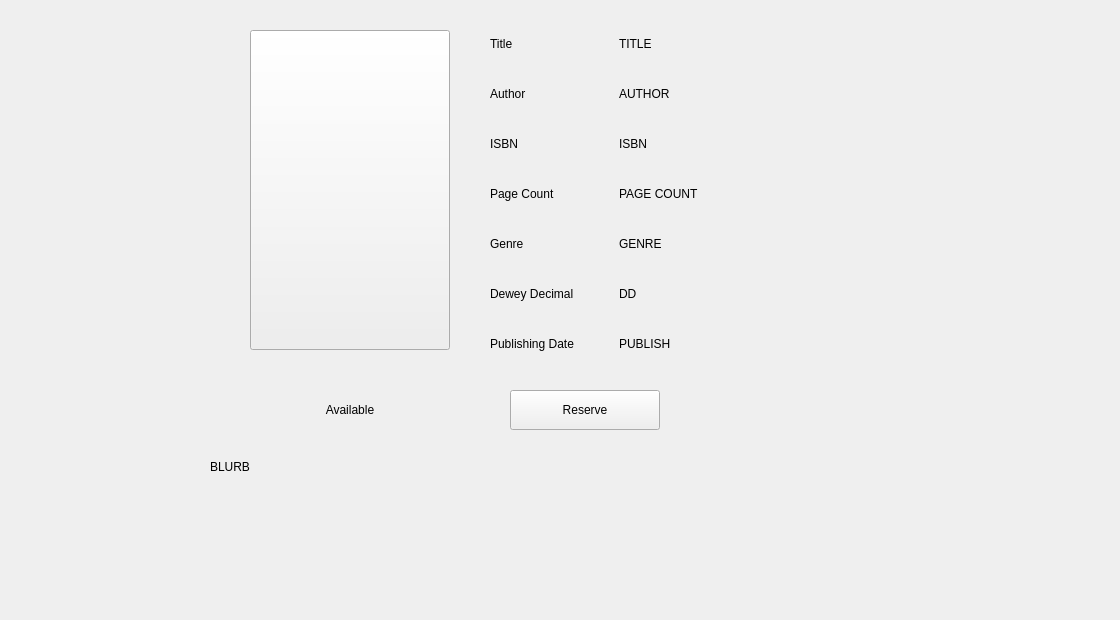
<?xml version="1.0" encoding="UTF-8"?>
<ui version="4.0">
 <class>ViewBook</class>
 <widget class="QWidget" name="ViewBook">
  <property name="geometry">
   <rect>
    <x>0</x>
    <y>0</y>
    <width>1120</width>
    <height>620</height>
   </rect>
  </property>
  <property name="minimumSize">
   <size>
    <width>780</width>
    <height>620</height>
   </size>
  </property>
  <property name="windowTitle">
   <string>Form</string>
  </property>
  <widget class="QPushButton" name="prebookButton">
   <property name="geometry">
    <rect>
     <x>510</x>
     <y>390</y>
     <width>150</width>
     <height>40</height>
    </rect>
   </property>
   <property name="text">
    <string>Reserve</string>
   </property>
  </widget>
  <widget class="QLabel" name="availableLabel">
   <property name="geometry">
    <rect>
     <x>280</x>
     <y>390</y>
     <width>140</width>
     <height>40</height>
    </rect>
   </property>
   <property name="minimumSize">
    <size>
     <width>140</width>
     <height>40</height>
    </size>
   </property>
   <property name="maximumSize">
    <size>
     <width>140</width>
     <height>40</height>
    </size>
   </property>
   <property name="text">
    <string>Available</string>
   </property>
   <property name="alignment">
    <set>Qt::AlignCenter</set>
   </property>
  </widget>
  <widget class="QLabel" name="blurbLabel">
   <property name="geometry">
    <rect>
     <x>210</x>
     <y>460</y>
     <width>691</width>
     <height>131</height>
    </rect>
   </property>
   <property name="minimumSize">
    <size>
     <width>100</width>
     <height>100</height>
    </size>
   </property>
   <property name="maximumSize">
    <size>
     <width>750</width>
     <height>150</height>
    </size>
   </property>
   <property name="text">
    <string>BLURB</string>
   </property>
   <property name="alignment">
    <set>Qt::AlignLeading|Qt::AlignLeft|Qt::AlignTop</set>
   </property>
  </widget>
  <widget class="QPushButton" name="coverLabel">
   <property name="geometry">
    <rect>
     <x>250</x>
     <y>30</y>
     <width>200</width>
     <height>320</height>
    </rect>
   </property>
   <property name="text">
    <string/>
   </property>
  </widget>
  <widget class="QWidget" name="labels" native="true">
   <property name="geometry">
    <rect>
     <x>490</x>
     <y>20</y>
     <width>131</width>
     <height>351</height>
    </rect>
   </property>
   <layout class="QVBoxLayout" name="labelLayout">
    <property name="leftMargin">
     <number>0</number>
    </property>
    <property name="topMargin">
     <number>0</number>
    </property>
    <property name="rightMargin">
     <number>0</number>
    </property>
    <property name="bottomMargin">
     <number>0</number>
    </property>
    <item>
     <widget class="QLabel" name="titleLabel_2">
      <property name="minimumSize">
       <size>
        <width>100</width>
        <height>40</height>
       </size>
      </property>
      <property name="maximumSize">
       <size>
        <width>500</width>
        <height>40</height>
       </size>
      </property>
      <property name="text">
       <string>Title</string>
      </property>
     </widget>
    </item>
    <item>
     <widget class="QLabel" name="authorLabel_2">
      <property name="minimumSize">
       <size>
        <width>100</width>
        <height>40</height>
       </size>
      </property>
      <property name="maximumSize">
       <size>
        <width>500</width>
        <height>40</height>
       </size>
      </property>
      <property name="text">
       <string>Author</string>
      </property>
     </widget>
    </item>
    <item>
     <widget class="QLabel" name="isbnLabel_2">
      <property name="minimumSize">
       <size>
        <width>100</width>
        <height>40</height>
       </size>
      </property>
      <property name="maximumSize">
       <size>
        <width>500</width>
        <height>40</height>
       </size>
      </property>
      <property name="text">
       <string>ISBN</string>
      </property>
     </widget>
    </item>
    <item>
     <widget class="QLabel" name="pgLabel_2">
      <property name="minimumSize">
       <size>
        <width>100</width>
        <height>40</height>
       </size>
      </property>
      <property name="maximumSize">
       <size>
        <width>500</width>
        <height>40</height>
       </size>
      </property>
      <property name="text">
       <string>Page Count</string>
      </property>
     </widget>
    </item>
    <item>
     <widget class="QLabel" name="genreLabel_2">
      <property name="minimumSize">
       <size>
        <width>100</width>
        <height>40</height>
       </size>
      </property>
      <property name="maximumSize">
       <size>
        <width>500</width>
        <height>40</height>
       </size>
      </property>
      <property name="text">
       <string>Genre</string>
      </property>
     </widget>
    </item>
    <item>
     <widget class="QLabel" name="ddLabel_2">
      <property name="minimumSize">
       <size>
        <width>100</width>
        <height>40</height>
       </size>
      </property>
      <property name="maximumSize">
       <size>
        <width>500</width>
        <height>40</height>
       </size>
      </property>
      <property name="text">
       <string>Dewey Decimal</string>
      </property>
     </widget>
    </item>
    <item>
     <widget class="QLabel" name="publishdateLabel_2">
      <property name="minimumSize">
       <size>
        <width>100</width>
        <height>40</height>
       </size>
      </property>
      <property name="maximumSize">
       <size>
        <width>500</width>
        <height>40</height>
       </size>
      </property>
      <property name="text">
       <string>Publishing Date</string>
      </property>
     </widget>
    </item>
   </layout>
  </widget>
  <widget class="QWidget" name="layoutWidget">
   <property name="geometry">
    <rect>
     <x>619</x>
     <y>20</y>
     <width>431</width>
     <height>351</height>
    </rect>
   </property>
   <layout class="QVBoxLayout" name="dataLayout">
    <item>
     <widget class="QLabel" name="titleLabel">
      <property name="minimumSize">
       <size>
        <width>100</width>
        <height>40</height>
       </size>
      </property>
      <property name="maximumSize">
       <size>
        <width>500</width>
        <height>40</height>
       </size>
      </property>
      <property name="text">
       <string>TITLE</string>
      </property>
     </widget>
    </item>
    <item>
     <widget class="QLabel" name="authorLabel">
      <property name="minimumSize">
       <size>
        <width>100</width>
        <height>40</height>
       </size>
      </property>
      <property name="maximumSize">
       <size>
        <width>500</width>
        <height>40</height>
       </size>
      </property>
      <property name="text">
       <string>AUTHOR</string>
      </property>
     </widget>
    </item>
    <item>
     <widget class="QLabel" name="isbnLabel">
      <property name="minimumSize">
       <size>
        <width>100</width>
        <height>40</height>
       </size>
      </property>
      <property name="maximumSize">
       <size>
        <width>500</width>
        <height>40</height>
       </size>
      </property>
      <property name="text">
       <string>ISBN</string>
      </property>
     </widget>
    </item>
    <item>
     <widget class="QLabel" name="pgLabel">
      <property name="minimumSize">
       <size>
        <width>100</width>
        <height>40</height>
       </size>
      </property>
      <property name="maximumSize">
       <size>
        <width>500</width>
        <height>40</height>
       </size>
      </property>
      <property name="text">
       <string>PAGE COUNT</string>
      </property>
     </widget>
    </item>
    <item>
     <widget class="QLabel" name="genreLabel">
      <property name="minimumSize">
       <size>
        <width>100</width>
        <height>40</height>
       </size>
      </property>
      <property name="maximumSize">
       <size>
        <width>500</width>
        <height>40</height>
       </size>
      </property>
      <property name="text">
       <string>GENRE</string>
      </property>
     </widget>
    </item>
    <item>
     <widget class="QLabel" name="ddLabel">
      <property name="minimumSize">
       <size>
        <width>100</width>
        <height>40</height>
       </size>
      </property>
      <property name="maximumSize">
       <size>
        <width>500</width>
        <height>40</height>
       </size>
      </property>
      <property name="text">
       <string>DD</string>
      </property>
     </widget>
    </item>
    <item>
     <widget class="QLabel" name="publishdateLabel">
      <property name="minimumSize">
       <size>
        <width>100</width>
        <height>40</height>
       </size>
      </property>
      <property name="maximumSize">
       <size>
        <width>500</width>
        <height>40</height>
       </size>
      </property>
      <property name="text">
       <string>PUBLISH</string>
      </property>
     </widget>
    </item>
   </layout>
  </widget>
 </widget>
 <resources/>
 <connections/>
</ui>
